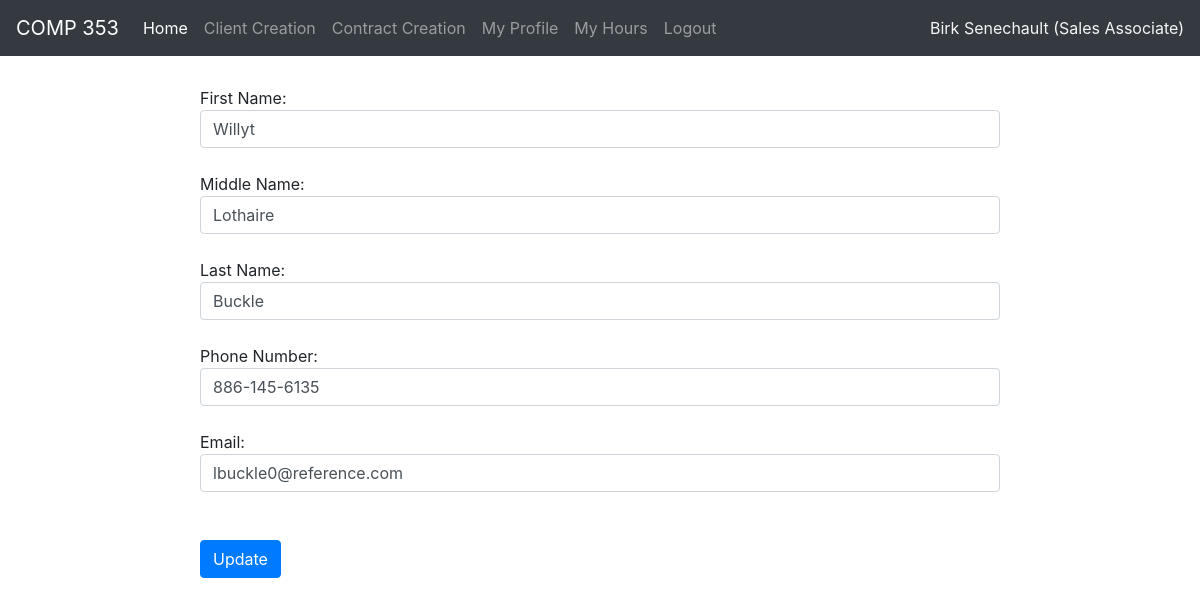
Screenshot of /editResponsible.php?RespoID=1 (signed in) with the database file from the repository.
### tables this page shows
CREATE TABLE Employees (
  EmployeeID int not null auto_increment,
  fName varchar(50),
  lName varchar(50),
  InsuranceID int,
  EDID int,
  username char(255),
  PRIMARY KEY (EmployeeID),
  Foreign Key (InsuranceID) references Insurance (InsuranceID),
	Foreign Key (username) references Users (username),
  Foreign Key (EDID) references EmployeeType (EDID)
);

CREATE TABLE EmployeeType (
  EDID int not null auto_increment,
  Descript Char(50),
  PRIMARY KEY (EDID)
);

CREATE TABLE Responsible (
  RespoID int not null auto_increment,
  fName varchar(50),
  mName varchar(50),
  lName varchar(50),
  contact varchar(50),
  Email varchar(255),
  PRIMARY KEY (RespoID)
);

### editResponsible.php (the view, shortened to what this page needs)
<!DOCTYPE html>
<html lang="en">
<head>
    <link rel="stylesheet" href="https://stackpath.bootstrapcdn.com/bootstrap/4.1.0/css/bootstrap.min.css"
>
</head>
<body>
<?php
include('navbar.php');
?>
<div1>
    <?php
    include('db_connection.php');
    $type = (int)$_GET['RespoID'];
    echo "<div class=\"pad\">";
    echo '<form action="#" method="post">';
    $sql = "select fName, mName, lName, contact, Email
            from Responsible
            where RespoID = $type ";
    $result = $conn->query($sql);
    while ($row = $result->fetch_assoc()) {
        echo 'First Name: <input type="text" name ="firstName" id="firstName" class="form-control"
            value= "' . $row['fName'] . '" </input> <br>';
        echo 'Middle Name: <input type="text" name ="middleName" id="middleName" class="form-control"
            value= "' . $row['mName'] . '" </input> <br>';
        echo 'Last Name: <input type="text" name ="lastName" id="lastName" class="form-control"
            value= "' . $row['lName'] . '" </input> <br>';
        echo 'Phone Number: <input type="text" name ="phoneNumber" id="phoneNumber" class="form-control"
            value= "' . $row['contact'] . '" </input> <br>';
        echo 'Email: <input type="text" name ="email" id="email" class="form-control"
            value= "' . $row['Email'] . '" </input> <br>';
    }
    echo '<br><input type ="submit" name="Update" value="Update" class="btn btn-primary"/>';
    echo '</form>';
    echo "</div>";
    ?>
</div1>
</body>

### navbar.php (shortened to what this page needs)
<!DOCTYPE html>
<html lang="en">
<head>
    <link rel="stylesheet" href="https://stackpath.bootstrapcdn.com/bootstrap/4.1.0/css/bootstrap.min.css"
>
</head>
<body>
<?php
include('db_connection.php');
if (isset($_SESSION['loggedin']) && $_SESSION['loggedin'] == true) {
    $username = $_SESSION['username'];
    $sql = "SELECT EmployeeID, fName, lName, EDID FROM Employees WHERE username = '$username'";
    $result = $conn->query($sql);
    if($result->num_rows > 0) {
        $row = $result->fetch_assoc();
        $fName = $row["fName"];
        $lName = $row["lName"];
        $EDID = $row["EDID"];
        $sql = "SELECT Descript FROM EmployeeType WHERE EDID = '$EDID'";
        $result = $conn->query($sql);
        $row = $result->fetch_assoc();
        $descript = $row["Descript"];
    }
    if(isset($EDID)){
        if ($EDID == 2) {
            echo "<nav class=\"navbar navbar-expand-lg navbar-dark bg-dark\">
            <a class=\"navbar-brand\" href=\"#\">COMP 353</a>
            <div class=\"collapse navbar-collapse\">
                <div class=\"navbar-nav\">
                    <a class=\"nav-item nav-link active\" href=\"./\">Home</a>
                    <a class=\"nav-item nav-link\" href=\"./client_creation.php\">Client Creation</a>
                    <a class=\"nav-item nav-link\" href=\"./contract_creation.php\">Contract Creation</a>
                    <a class=\"nav-item nav-link\" href=\"./employee_view.php\">My Profile</a>
                    <a class=\"nav-item nav-link\" href=\"./employee_hours.php\">My Hours</a>
                    <a class=\"nav-item nav-link\" href=\"./logout.php\">Logout</a>
                </div>
            </div>
            <ul class=\"nav navbar-nav ml-auto\">
                <li class=\"nav-item profil\">$fName $lName ($descript)</li>
            </ul>
        </nav>";
        }
    }
    }
?>
</body>
</html>

### editResponsible.php (style rules this page uses)
.pad { margin-top: 30px; margin-left: 200px; margin-right: 200px; margin-bottom: 30px; }

### navbar.php (style rules this page uses)
.profil { color:whitesmoke; }

### rows the page displays
employees: fName "Birk", lName "Senechault"
employeetype: Descript "Sales Associate"
responsible: firstName "Willyt", middleName "Lothaire", lastName "Buckle", phoneNumber "886-145-6135", email "lbuckle0@reference.com"
